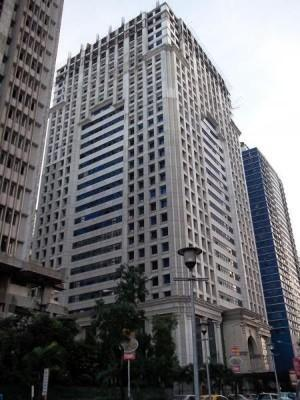
#> input picture CHAPTER 1  - Basic image processing/image.jpg, 300 x 400 px
$ jupyter execute '3. Advanced Example Image De-Noising.ipynb'   (older library calls are emulated)
#> lines starting #> are read from the running program, lines starting #| are printed output that depends on the picture
## Advanced Example: Image De-Noising
Image denoising
is the process of removing image noise while at the same time trying to preserve
details and structures. We will use the Rudin-Osher-Fatemi de-noising model (ROF). Removing noise from images is important for many applications, from making your holiday photos look better to improving the quality
of satellite images. The ROF model has the interesting property that it finds a smoother
version of the image while preserving edges and structures

[cell 1]
from numpy import *
def denoise(im,U_init,tolerance=0.1,tau=0.125,tv_weight=100):
    """ An implementation of the Rudin-Osher-Fatemi (ROF) denoising model
           using the numerical procedure presented in eq (11) A. Chambolle (2005).
           Input: noisy input image (grayscale), initial guess for U, weight of
           the TV-regularizing term, steplength, tolerance for stop criterion.
           Output: denoised and detextured image, texture residual. """
#> called with tolerance = 0.1, tau = 0.125, tv_weight = 100
    m,n = im.shape # size of noisy image

    # initialize
    U = U_init
    Px = im # x-component to the dual field
    Py = im # y-component of the dual field
    error = 1
    while (error > tolerance):
        Uold = U
        # gradient of primal variable
        GradUx = roll(U,-1,axis=1)-U # x-component of U's gradient
        GradUy = roll(U,-1,axis=0)-U # y-component of U's gradient
        # update the dual varible
        PxNew = Px + (tau/tv_weight)*GradUx
        PyNew = Py + (tau/tv_weight)*GradUy
        NormNew = maximum(1,sqrt(PxNew**2+PyNew**2))
        Px = PxNew/NormNew # update of x-component (dual)
        Py = PyNew/NormNew # update of y-component (dual)
        # update the primal variable
        RxPx = roll(Px,1,axis=1) # right x-translation of x-component
        RyPy = roll(Py,1,axis=0) # right y-translation of y-component
        DivP = (Px-RxPx)+(Py-RyPy) # divergence of the dual field.

        U = im + tv_weight*DivP # update of the primal variable
        # update of error
        error = linalg.norm(U-Uold)/sqrt(n*m);

    return U,im-U # denoised image and texture residual

which, as the name suggests, “rolls” the
values of an array cyclically around an axis. This is very convenient for computing
neighbor differences, in this case for derivatives. We also used linalg.norm(), which
measures the difference between two arrays (in this case, the image matrices U and
Uold)

[cell 2]
# Let’s start with a synthetic example of a noisy image:
from numpy import *
from numpy import random
from scipy.ndimage import filters
#import rof
# create synthetic image with noise
im = zeros((500,500))
im[100:400,100:400] = 128
im[200:300,200:300] = 255
im = im + 30*random.standard_normal((500,500))
U,T = denoise(im,im)
G = filters.gaussian_filter(im,10)
# save the result
from scipy.misc import imsave
imsave('synth_rof.pdf',U)
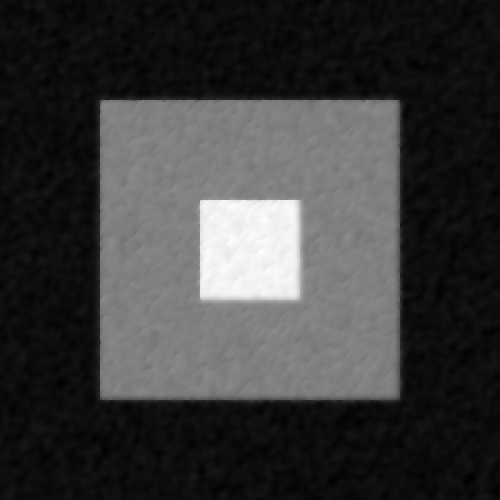
#> saved as synth_rof.pdf: PIL image 500x500 L; min 0, max 255, mean 58.6
imsave('synth_gaussian.pdf',G)
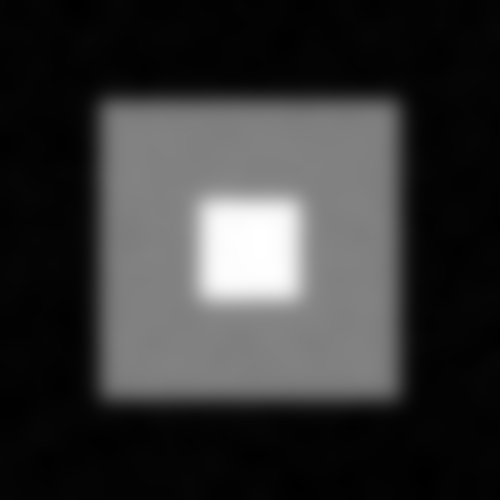
#> saved as synth_gaussian.pdf: PIL image 500x500 L; min 0, max 255, mean 53.3

[cell 3]
#Now, let’s see what happens with a real image:
from PIL import Image
from pylab import *

im = array(Image.open('image.jpg').convert('L'))
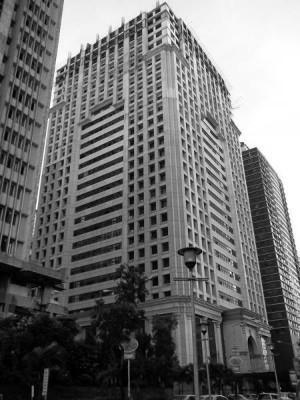
#> im: shape (400, 300); min 0, max 255, mean 110.5
U,T = denoise(im,im)
#> call 2 of denoise, with tolerance = 0.1, tau = 0.125, tv_weight = 100
#> the loop in denoise (call 2), `while (error > tolerance):` made 73 passes
#> error on passes 1 to 12: 6.5, 6.1, 3.43, 2.39, 1.82, 1.47, 1.23, 1.06, 0.933, 0.831, 0.75, 0.683
#> pass 1, in denoise (call 2), `GradUx = roll(U,-1,axis=1)-U # x-component of U's gradient`:
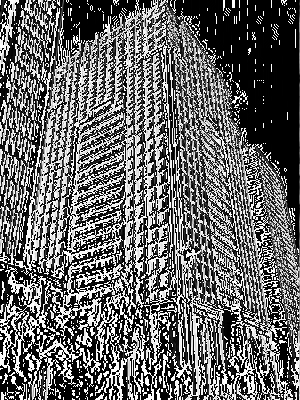
#> GradUx: shape (400, 300); min 0, max 255, mean 104.7
#> pass 1, in denoise (call 2), `GradUy = roll(U,-1,axis=0)-U # y-component of U's gradient`:
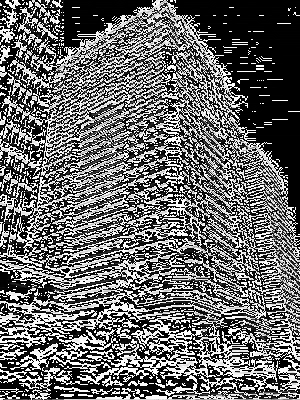
#> GradUy: shape (400, 300); min 0, max 255, mean 105.5
#> after the loop in denoise (call 2), `while (error > tolerance):`:
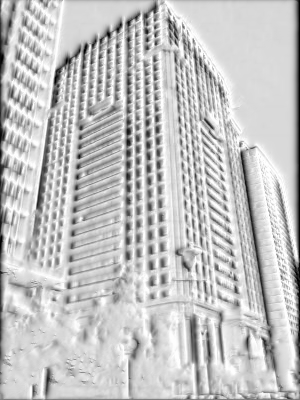
#> Px: shape (400, 300) float64; min -1, max 1, mean 0.534; drawn with min black and max white
#> after the loop in denoise (call 2), `while (error > tolerance):`:
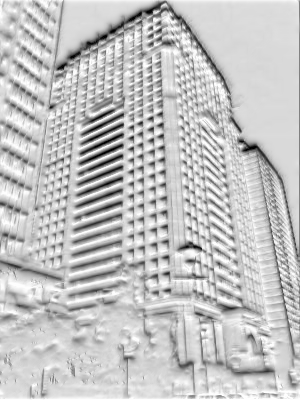
#> Py: shape (400, 300) float64; min -1, max 1, mean 0.532; drawn with min black and max white
#> after the loop in denoise (call 2), `while (error > tolerance):`:
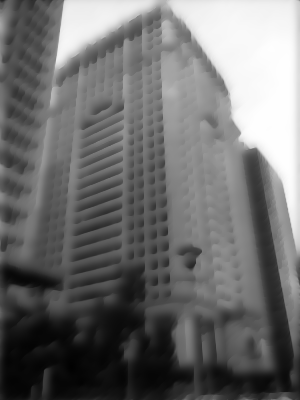
#> U: shape (400, 300) float64; min 1.67, max 255, mean 110.5
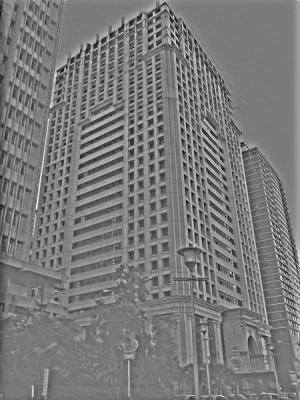
#> T: shape (400, 300) float64; min -119.9, max 130.4, mean 0; drawn with min black and max white
figure()
gray()
imshow(U)
axis('equal')
axis('off')
show()

$ run again, with CHAPTER 1  - Basic image processing/ok.png saved as CHAPTER 1  - Basic image processing/image.jpg
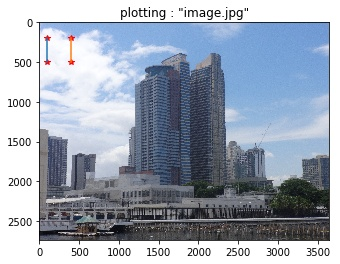
#> input picture CHAPTER 1  - Basic image processing/ok.png, 340 x 264 px
#> the loop in denoise (call 2), `while (error > tolerance):` made 55 passes
#> error on passes 1 to 8: 1.66, 7.5, 4.52, 3.07, 2.25, 1.73, 1.38, 1.14
#> pass 1, in denoise (call 2), `GradUy = roll(U,-1,axis=0)-U # y-component of U's gradient`:
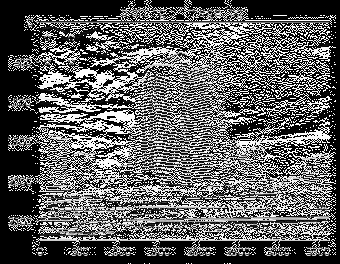
#> GradUy: shape (264, 340); min 0, max 255, mean 95.4
#> `U,T = denoise(im,im)`:
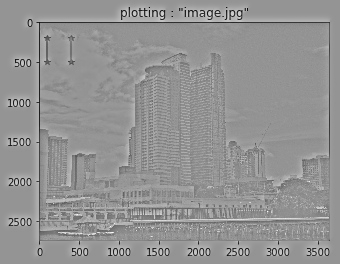
#> T: shape (264, 340) float64; min -214.3, max 154.9, mean 0; drawn with min black and max white
